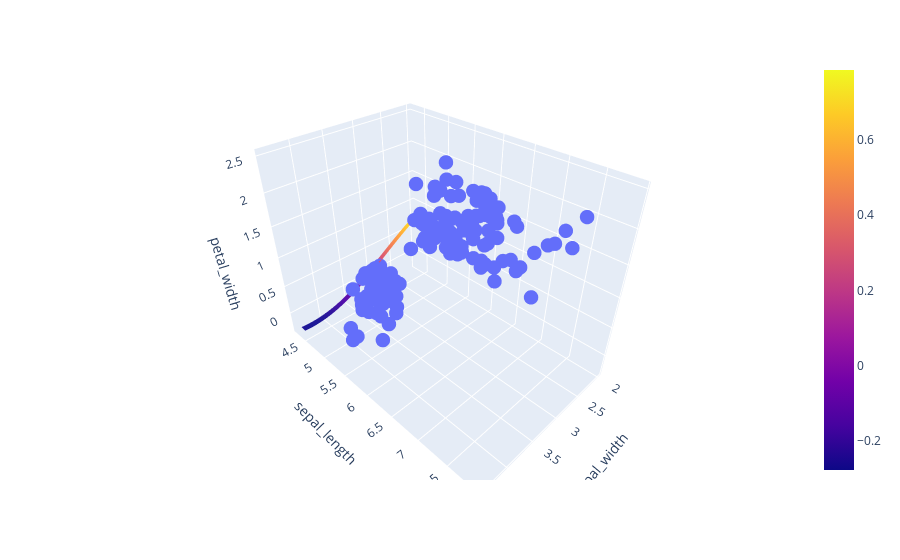

Notebook cell for this chart:
### Code cell
# Parâmetros
mesh_size = .02
margin = 0

# Dataset
df = px.data.iris()

# Variáveis
X = df[['sepal_width', 'sepal_length']]
y = df['petal_width']

# Cria o modelo de Machine Learning
modelo = SVR(C=1)

# Treina o modelo
modelo.fit(X,y)

# Mesh grid para mostrar o resultado do modelo
x_min, x_max = X.sepal_width.min() - margin , X.sepal_width.max() + margin
y_min, y_max = X.sepal_length.min() - margin, X.sepal_width.max() + margin
xrange = np.arange(x_min, x_max, mesh_size)
yrange = np.arange(y_min, y_max, mesh_size)
xx, yy = np.meshgrid(xrange, yrange)

# Previsões com o modelo
pred = modelo.predict(np.c_[xx.ravel(),yy.ravel()])
pred = pred.reshape(xx.shape)

# Gera o plot 3D
fig = px.scatter_3d(df, x= 'sepal_width', y='sepal_length', z='petal_width')
fig.update_traces(marker = dict(size=5))
fig.add_traces(go.Surface(x=xrange, y=yrange, z=pred, name='pred_surface'))
fig.show()

### Figure 1 — Plotly figure (JSON) as saved in the notebook; plotly's stock layout.template omitted (floating-point values rounded to 4 significant figures; data arrays with more than 128 entries replaced by an {"elided": "..."} marker saying what was removed)
{"data": [{"hovertemplate": "sepal_width=%{x}<br>sepal_length=%{y}<br>petal_width=%{z}<extra></extra>", "legendgroup": "", "marker": {"color": "#636efa", "size": 5, "symbol": "circle"}, "mode": "markers", "name": "", "scene": "scene", "showlegend": false, "type": "scatter3d", "x": {"elided": "150 float values"}, "y": {"elided": "150 float values"}, "z": {"elided": "150 float values"}}, {"name": "pred_surface", "type": "surface", "x": [2, 2.02, 2.04, 2.06, 2.08, 2.1, 2.12, 2.14, 2.16, 2.18, 2.2, 2.22, 2.24, 2.26, 2.28, 2.3, 2.32, 2.34, 2.36, 2.38, 2.4, 2.42, 2.44, 2.46, 2.48, 2.5, 2.52, 2.54, 2.56, 2.58, 2.6, 2.62, 2.64, 2.66, 2.68, 2.7, 2.72, 2.74, 2.76, 2.78, 2.8, 2.82, 2.84, 2.86, 2.88, 2.9, 2.92, 2.94, 2.96, 2.98, 3.0, 3.02, 3.04, 3.06, 3.08, 3.1, 3.12, 3.14, 3.16, 3.18, 3.2, 3.22, 3.24, 3.26, 3.28, 3.3, 3.32, 3.34, 3.36, 3.38, 3.4, 3.42, 3.44, 3.46, 3.48, 3.5, 3.52, 3.54, 3.56, 3.58, 3.6, 3.62, 3.64, 3.66, 3.68, 3.7, 3.72, 3.74, 3.76, 3.78, 3.8, 3.82, 3.84, 3.86, 3.88, 3.9, 3.92, 3.94, 3.96, 3.98, 4.0, 4.02, 4.04, 4.06, 4.08, 4.1, 4.12, 4.14, 4.16, 4.18, 4.2, 4.22, 4.24, 4.26, 4.28, 4.3, 4.32, 4.34, 4.36, 4.38, 4.4], "y": [4.3, 4.32, 4.34, 4.36, 4.38, 4.4], "z": {"elided": "6x121 float values"}}], "layout": {"legend": {"tracegroupgap": 0}, "margin": {"t": 60}, "scene": {"domain": {"x": [0, 1], "y": [0, 1]}, "xaxis": {"title": {"text": "sepal_width"}}, "yaxis": {"title": {"text": "sepal_length"}}, "zaxis": {"title": {"text": "petal_width"}}}}}
